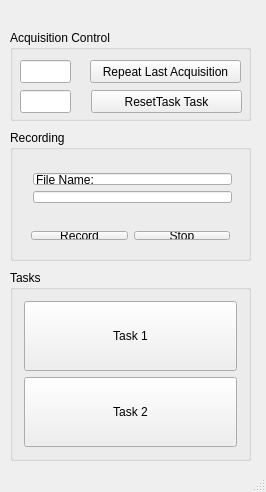
<?xml version="1.0" encoding="UTF-8"?>
<ui version="4.0">
 <class>MainWindow</class>
 <widget class="QMainWindow" name="MainWindow">
  <property name="geometry">
   <rect>
    <x>0</x>
    <y>0</y>
    <width>266</width>
    <height>492</height>
   </rect>
  </property>
  <property name="windowTitle">
   <string>MainWindow</string>
  </property>
  <widget class="QWidget" name="centralWidget">
   <widget class="QGroupBox" name="groupBox">
    <property name="geometry">
     <rect>
      <x>10</x>
      <y>270</y>
      <width>241</width>
      <height>191</height>
     </rect>
    </property>
    <property name="title">
     <string>Tasks</string>
    </property>
    <property name="checkable">
     <bool>false</bool>
    </property>
    <layout class="QVBoxLayout" name="verticalLayout">
     <item>
      <widget class="QPushButton" name="state_4">
       <property name="sizePolicy">
        <sizepolicy hsizetype="Minimum" vsizetype="Expanding">
         <horstretch>0</horstretch>
         <verstretch>0</verstretch>
        </sizepolicy>
       </property>
       <property name="text">
        <string>Task 1</string>
       </property>
       <property name="checkable">
        <bool>true</bool>
       </property>
       <attribute name="buttonGroup">
        <string notr="true">buttonGroup</string>
       </attribute>
      </widget>
     </item>
     <item>
      <widget class="QPushButton" name="state_5">
       <property name="sizePolicy">
        <sizepolicy hsizetype="Minimum" vsizetype="Expanding">
         <horstretch>0</horstretch>
         <verstretch>0</verstretch>
        </sizepolicy>
       </property>
       <property name="text">
        <string>Task 2</string>
       </property>
       <property name="checkable">
        <bool>true</bool>
       </property>
       <attribute name="buttonGroup">
        <string notr="true">buttonGroup</string>
       </attribute>
      </widget>
     </item>
    </layout>
   </widget>
   <widget class="QGroupBox" name="groupBox_2">
    <property name="geometry">
     <rect>
      <x>10</x>
      <y>130</y>
      <width>241</width>
      <height>131</height>
     </rect>
    </property>
    <property name="title">
     <string>Recording</string>
    </property>
    <widget class="QWidget" name="layoutWidget">
     <property name="geometry">
      <rect>
       <x>10</x>
       <y>90</y>
       <width>221</width>
       <height>31</height>
      </rect>
     </property>
     <layout class="QHBoxLayout" name="horizontalLayout_3">
      <item>
       <widget class="QPushButton" name="record">
        <property name="styleSheet">
         <string notr="true">#record:checked{
color:rgb(255, 0, 4);
background-color: red;
}
	
</string>
        </property>
        <property name="text">
         <string>Record</string>
        </property>
        <property name="checkable">
         <bool>true</bool>
        </property>
       </widget>
      </item>
      <item>
       <widget class="QPushButton" name="stop">
        <property name="text">
         <string>Stop</string>
        </property>
       </widget>
      </item>
     </layout>
    </widget>
    <widget class="QWidget" name="">
     <property name="geometry">
      <rect>
       <x>12</x>
       <y>32</y>
       <width>221</width>
       <height>52</height>
      </rect>
     </property>
     <layout class="QVBoxLayout" name="verticalLayout_2">
      <item>
       <widget class="QLineEdit" name="lineEdit">
        <property name="styleSheet">
         <string notr="true">#file_name{
background-color: red
}</string>
        </property>
        <property name="text">
         <string>File Name:</string>
        </property>
        <property name="readOnly">
         <bool>true</bool>
        </property>
       </widget>
      </item>
      <item>
       <widget class="QLineEdit" name="file_name">
        <property name="readOnly">
         <bool>false</bool>
        </property>
       </widget>
      </item>
     </layout>
    </widget>
   </widget>
   <widget class="QGroupBox" name="groupBox_3">
    <property name="geometry">
     <rect>
      <x>10</x>
      <y>30</y>
      <width>241</width>
      <height>91</height>
     </rect>
    </property>
    <property name="title">
     <string>Acquisition Control</string>
    </property>
    <widget class="QPushButton" name="button_repeat">
     <property name="geometry">
      <rect>
       <x>80</x>
       <y>30</y>
       <width>151</width>
       <height>23</height>
      </rect>
     </property>
     <property name="text">
      <string>Repeat Last Acquisition</string>
     </property>
    </widget>
    <widget class="QPushButton" name="button_reset">
     <property name="geometry">
      <rect>
       <x>81</x>
       <y>60</y>
       <width>151</width>
       <height>23</height>
      </rect>
     </property>
     <property name="text">
      <string>ResetTask Task</string>
     </property>
    </widget>
    <widget class="QLineEdit" name="line_edit_num_repetitions">
     <property name="geometry">
      <rect>
       <x>10</x>
       <y>30</y>
       <width>51</width>
       <height>23</height>
      </rect>
     </property>
     <property name="sizePolicy">
      <sizepolicy hsizetype="Minimum" vsizetype="Fixed">
       <horstretch>0</horstretch>
       <verstretch>0</verstretch>
      </sizepolicy>
     </property>
    </widget>
    <widget class="QLineEdit" name="line_edit_duration">
     <property name="geometry">
      <rect>
       <x>10</x>
       <y>60</y>
       <width>51</width>
       <height>23</height>
      </rect>
     </property>
     <property name="sizePolicy">
      <sizepolicy hsizetype="Minimum" vsizetype="Fixed">
       <horstretch>0</horstretch>
       <verstretch>0</verstretch>
      </sizepolicy>
     </property>
    </widget>
   </widget>
  </widget>
  <widget class="QStatusBar" name="statusBar"/>
  <action name="actionDo_Something">
   <property name="text">
    <string>Do Something</string>
   </property>
  </action>
 </widget>
 <layoutdefault spacing="6" margin="11"/>
 <resources/>
 <connections/>
 <buttongroups>
  <buttongroup name="buttonGroup"/>
 </buttongroups>
</ui>
